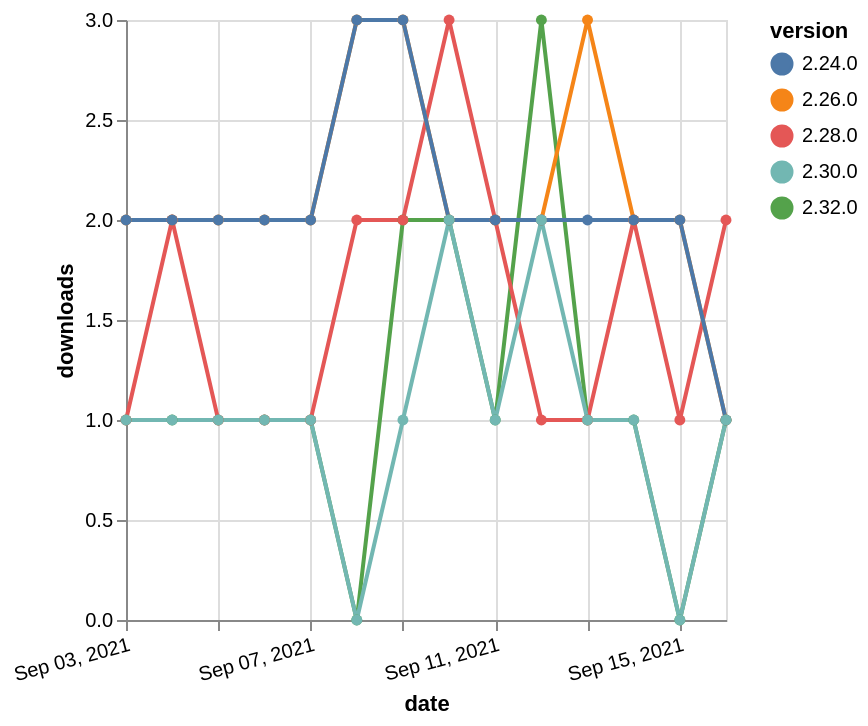

Specify this chart in Vega-Lite:
### Vega-Lite specification from a JSON file in a GitHub repository (floating-point values rounded to 4 significant figures)
{"$schema": "https://vega.github.io/schema/vega-lite/v5.json", "description": "A simple bar chart with embedded data.", "data": {"values": [{"date": "2021-09-03", "total": 421, "delta": 1, "version": "2.32.0"}, {"date": "2021-09-04", "total": 422, "delta": 1, "version": "2.32.0"}, {"date": "2021-09-05", "total": 423, "delta": 1, "version": "2.32.0"}, {"date": "2021-09-06", "total": 424, "delta": 1, "version": "2.32.0"}, {"date": "2021-09-07", "total": 425, "delta": 1, "version": "2.32.0"}, {"date": "2021-09-08", "total": 425, "delta": 0, "version": "2.32.0"}, {"date": "2021-09-09", "total": 427, "delta": 2, "version": "2.32.0"}, {"date": "2021-09-10", "total": 429, "delta": 2, "version": "2.32.0"}, {"date": "2021-09-11", "total": 430, "delta": 1, "version": "2.32.0"}, {"date": "2021-09-12", "total": 433, "delta": 3, "version": "2.32.0"}, {"date": "2021-09-13", "total": 434, "delta": 1, "version": "2.32.0"}, {"date": "2021-09-14", "total": 435, "delta": 1, "version": "2.32.0"}, {"date": "2021-09-15", "total": 435, "delta": 0, "version": "2.32.0"}, {"date": "2021-09-16", "total": 436, "delta": 1, "version": "2.32.0"}, {"date": "2021-09-03", "total": 1550, "delta": 1, "version": "2.28.0"}, {"date": "2021-09-04", "total": 1552, "delta": 2, "version": "2.28.0"}, {"date": "2021-09-05", "total": 1553, "delta": 1, "version": "2.28.0"}, {"date": "2021-09-06", "total": 1554, "delta": 1, "version": "2.28.0"}, {"date": "2021-09-07", "total": 1555, "delta": 1, "version": "2.28.0"}, {"date": "2021-09-08", "total": 1557, "delta": 2, "version": "2.28.0"}, {"date": "2021-09-09", "total": 1559, "delta": 2, "version": "2.28.0"}, {"date": "2021-09-10", "total": 1562, "delta": 3, "version": "2.28.0"}, {"date": "2021-09-11", "total": 1564, "delta": 2, "version": "2.28.0"}, {"date": "2021-09-12", "total": 1565, "delta": 1, "version": "2.28.0"}, {"date": "2021-09-13", "total": 1566, "delta": 1, "version": "2.28.0"}, {"date": "2021-09-14", "total": 1568, "delta": 2, "version": "2.28.0"}, {"date": "2021-09-15", "total": 1569, "delta": 1, "version": "2.28.0"}, {"date": "2021-09-16", "total": 1571, "delta": 2, "version": "2.28.0"}, {"date": "2021-09-03", "total": 2361, "delta": 2, "version": "2.26.0"}, {"date": "2021-09-04", "total": 2363, "delta": 2, "version": "2.26.0"}, {"date": "2021-09-05", "total": 2365, "delta": 2, "version": "2.26.0"}, {"date": "2021-09-06", "total": 2367, "delta": 2, "version": "2.26.0"}, {"date": "2021-09-07", "total": 2369, "delta": 2, "version": "2.26.0"}, {"date": "2021-09-08", "total": 2372, "delta": 3, "version": "2.26.0"}, {"date": "2021-09-09", "total": 2375, "delta": 3, "version": "2.26.0"}, {"date": "2021-09-10", "total": 2377, "delta": 2, "version": "2.26.0"}, {"date": "2021-09-11", "total": 2379, "delta": 2, "version": "2.26.0"}, {"date": "2021-09-12", "total": 2381, "delta": 2, "version": "2.26.0"}, {"date": "2021-09-13", "total": 2384, "delta": 3, "version": "2.26.0"}, {"date": "2021-09-14", "total": 2386, "delta": 2, "version": "2.26.0"}, {"date": "2021-09-15", "total": 2388, "delta": 2, "version": "2.26.0"}, {"date": "2021-09-16", "total": 2389, "delta": 1, "version": "2.26.0"}, {"date": "2021-09-03", "total": 5074, "delta": 2, "version": "2.24.0"}, {"date": "2021-09-04", "total": 5076, "delta": 2, "version": "2.24.0"}, {"date": "2021-09-05", "total": 5078, "delta": 2, "version": "2.24.0"}, {"date": "2021-09-06", "total": 5080, "delta": 2, "version": "2.24.0"}, {"date": "2021-09-07", "total": 5082, "delta": 2, "version": "2.24.0"}, {"date": "2021-09-08", "total": 5085, "delta": 3, "version": "2.24.0"}, {"date": "2021-09-09", "total": 5088, "delta": 3, "version": "2.24.0"}, {"date": "2021-09-10", "total": 5090, "delta": 2, "version": "2.24.0"}, {"date": "2021-09-11", "total": 5092, "delta": 2, "version": "2.24.0"}, {"date": "2021-09-12", "total": 5094, "delta": 2, "version": "2.24.0"}, {"date": "2021-09-13", "total": 5096, "delta": 2, "version": "2.24.0"}, {"date": "2021-09-14", "total": 5098, "delta": 2, "version": "2.24.0"}, {"date": "2021-09-15", "total": 5100, "delta": 2, "version": "2.24.0"}, {"date": "2021-09-16", "total": 5101, "delta": 1, "version": "2.24.0"}, {"date": "2021-09-03", "total": 222, "delta": 1, "version": "2.30.0"}, {"date": "2021-09-04", "total": 223, "delta": 1, "version": "2.30.0"}, {"date": "2021-09-05", "total": 224, "delta": 1, "version": "2.30.0"}, {"date": "2021-09-06", "total": 225, "delta": 1, "version": "2.30.0"}, {"date": "2021-09-07", "total": 226, "delta": 1, "version": "2.30.0"}, {"date": "2021-09-08", "total": 226, "delta": 0, "version": "2.30.0"}, {"date": "2021-09-09", "total": 227, "delta": 1, "version": "2.30.0"}, {"date": "2021-09-10", "total": 229, "delta": 2, "version": "2.30.0"}, {"date": "2021-09-11", "total": 230, "delta": 1, "version": "2.30.0"}, {"date": "2021-09-12", "total": 232, "delta": 2, "version": "2.30.0"}, {"date": "2021-09-13", "total": 233, "delta": 1, "version": "2.30.0"}, {"date": "2021-09-14", "total": 234, "delta": 1, "version": "2.30.0"}, {"date": "2021-09-15", "total": 234, "delta": 0, "version": "2.30.0"}, {"date": "2021-09-16", "total": 235, "delta": 1, "version": "2.30.0"}]}, "width": "container", "mark": {"type": "line", "point": {"filled": true}}, "encoding": {"x": {"field": "date", "type": "temporal", "timeUnit": "yearmonthdate", "title": "date", "axis": {"labelAngle": -15}}, "y": {"field": "delta", "type": "quantitative", "title": "downloads"}, "color": {"field": "version", "type": "nominal"}, "tooltip": {"field": "delta"}}}
